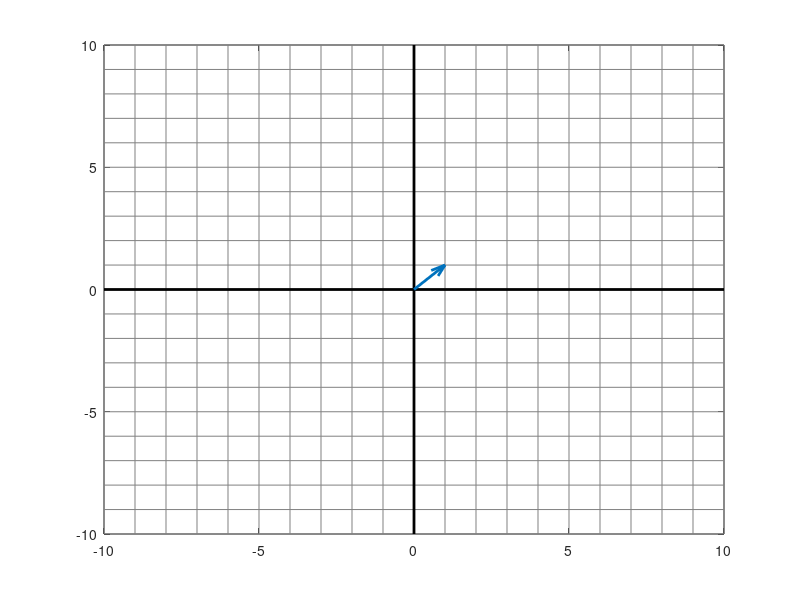
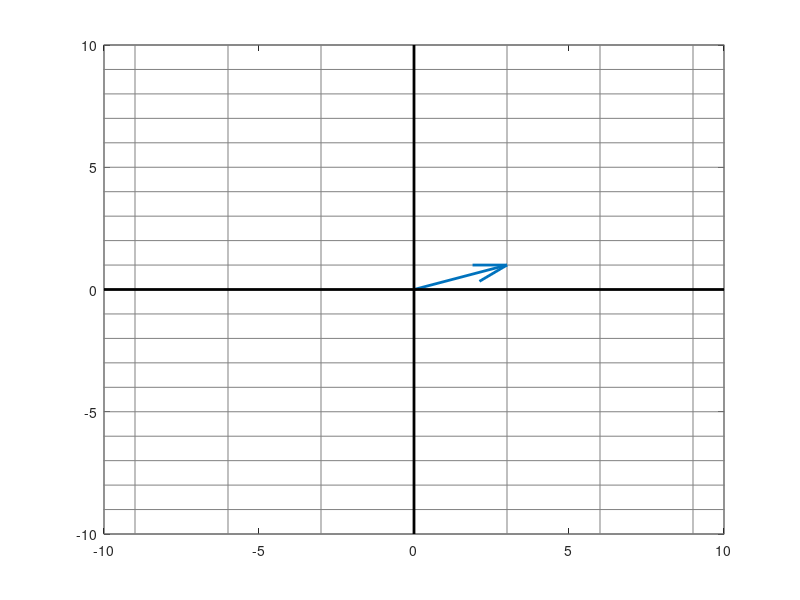

Recreate these plots in MATLAB, in order.
%%%%%%%%%%%%%%%%%%%%%%%%%%%%%%%%%%%

% Generate graphs for SVD intuition

%%%%%%%%%%%%%%%%%%%%%%%%%%%%%%%%%%%

%% Basic Grid and Plot
A_diag = [3, 0; 0, 1];

[XX, YY] = meshgrid(-10:10, -10:10);
ax1 = [-10,10];
ax2 = [0,0];
x = [1; 1];

plot(XX, YY, 'color', [0.5, 0.5, 0.5])
hold on
plot(YY, XX, 'color', [0.5, 0.5, 0.5])
plot(ax1,ax2,'k', 'LineWidth', 2)
plot(ax2,ax1,'k', 'LineWidth', 2)
quiver(0, 0, x(1), x(2), 0, 'LineWidth', 2)
hold off
x_lim = xlim;
y_lim = ylim;


%% Diagonal Matrix Case

x = A_diag*x;
figure()
grid_new1 = A_diag*([XX(:), YY(:)]');
grid_new2 = A_diag*([YY(:), XX(:)]');
plot(reshape(grid_new1(1,:), size(XX)), ...
    reshape(grid_new1(2,:), size(YY)), ...
    'color', [0.5, 0.5, 0.5])
hold on
plot(reshape(grid_new2(1,:), size(XX)), ...
    reshape(grid_new2(2,:), size(YY)), ...
    'color', [0.5, 0.5, 0.5])
quiver(0, 0, x(1), x(2), 0, 'LineWidth', 2)
plot(ax1,ax2,'k', 'LineWidth', 2)
plot(ax2,ax1,'k', 'LineWidth', 2)
hold off
axis([x_lim, y_lim])


%% Symmetric Matrix Case
A_symm = [2 1; 1 2];

